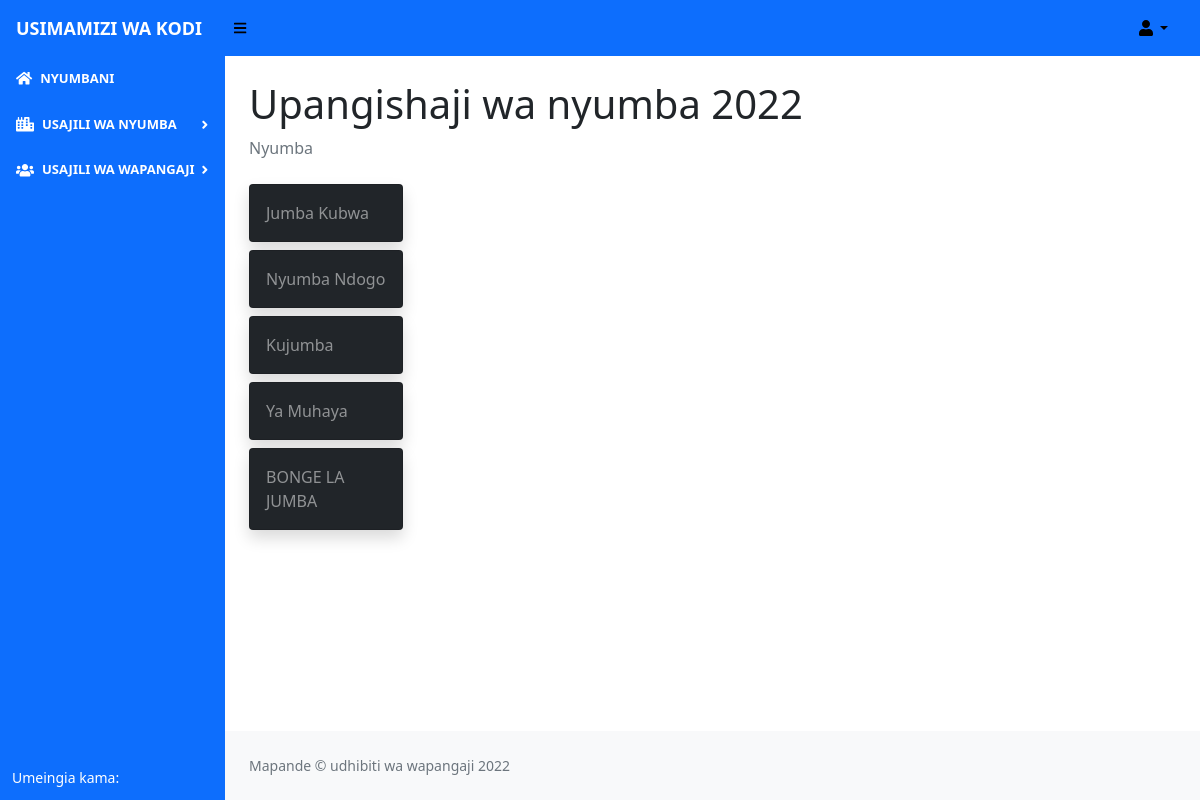
Before: /home_page with the older database file.
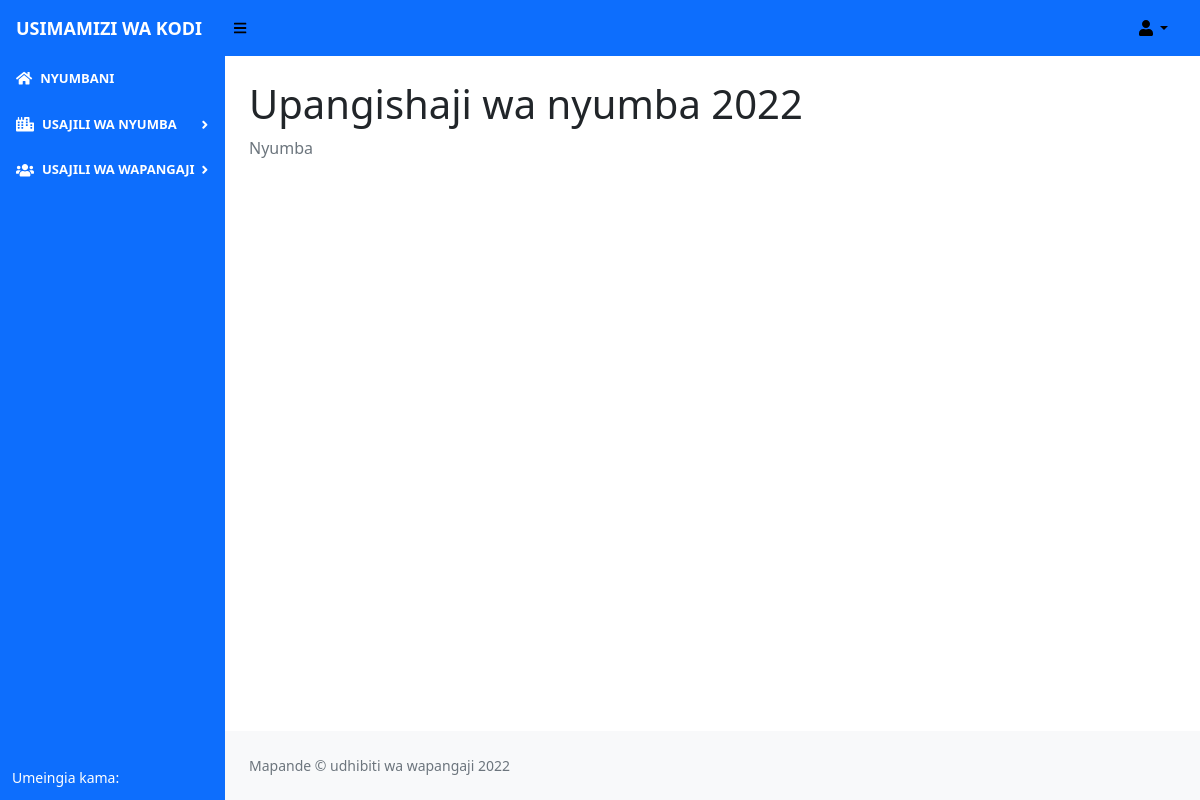
After: the same page with the newer database file.
### renting/models.py (models this page shows)
class HouseProperty(db.Model):
    __tablename__ = 'house_property'
    id = db.Column(db.Integer(), autoincrement=True, primary_key = True)
    house_name = db.Column(db.String(length = 50), nullable = False)
    house_location = db.Column(db.String())
    floor_number = db.Column(db.Integer())
    number_of_room = db.Column(db.Integer())
    category = db.Column(db.String(length=30))

### renting/routes.py (the view)
@app.route("/home_page")
def home_page():
    tenant_month = TenantPayments.create_defaults()
    _date = datetime.today()
    _momth = calendar.month_name[_date.month]
    tenant = TenantPayments.query.filter_by(month_name = _momth)
    dt = datetime.today()
    year = dt.year
    house = HouseProperty.query.all()
    return render_template('index.html', tenant_month=tenant_month,tenant = tenant, year=year, houses = house)

### renting/models.py (called while the page is built)
    @classmethod
    def create_defaults(self):
        return [
            TenantPayments(month_name="January"),
            TenantPayments(month_name="February"),
            TenantPayments(month_name="March"),
            TenantPayments(month_name="April"),
            TenantPayments(month_name="May"),
            TenantPayments(month_name="June"),
            TenantPayments(month_name="July"),
            TenantPayments(month_name="August"),
            TenantPayments(month_name="September"),
            TenantPayments(month_name="October"),
            TenantPayments(month_name="November"),
            TenantPayments(month_name="December"),
        ]

### renting/templates/index.html (shortened to what this page needs)
{% extends 'base.html' %}
{% block content %}
<h1 class="mt-4">Upangishaji wa nyumba {{year}}</h1>
<ol class="breadcrumb mb-4">
    <li class="breadcrumb-item active">Nyumba</li>
</ol>
    {% for house in houses %}
    <div class="col-md-2 mb-2">
        <div class="card bg-dark text-white shadow">
           <a href="gethouse/{{house.id}}" style="text-decoration: none;">
                <div class="card-body">
                    <div class="text-white-50">{{house.house_name}} </div>
                </div>
            </a>
        </div>
    </div>
    {%endfor%}
{% endblock %}

Changed rows visible on the page:
removed HouseProperty: house_name "Jumba Kubwa"
removed HouseProperty: house_name "Nyumba Ndogo"
removed HouseProperty: house_name "Kujumba"
removed HouseProperty: house_name "Ya Muhaya"
removed HouseProperty: house_name "BONGE LA JUMBA"
